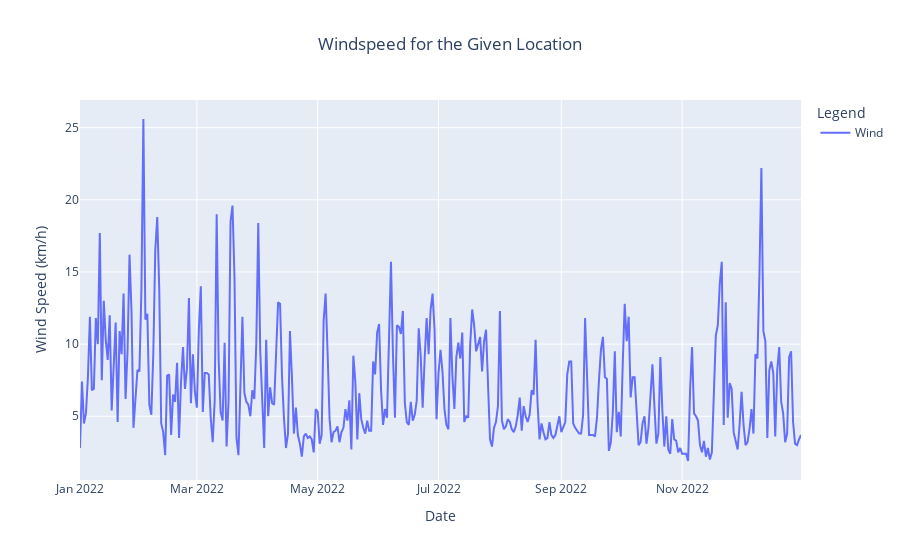

The code cell stored with this chart in its notebook:
### Code cell
fig = px.line(data.reset_index(), x='time', y=['wspd'],
                title=f'Windspeed for the Given Location',
                labels={'time': 'Date', 'wspd': 'Wind Speed'})

fig.data[0].name = 'Wind'

# Update the legend title
fig.update_layout(legend_title='Legend')

fig.update_yaxes(title_text='Wind Speed (km/h)')

# Center the plot title
fig.update_layout(title={'x': 0.5, 'xanchor': 'center'})

fig.show()

### Figure 1 — Plotly figure (JSON) as saved in the notebook; plotly's stock layout.template omitted (floating-point values rounded to 4 significant figures; data arrays with more than 128 entries replaced by an {"elided": "..."} marker saying what was removed)
{"data": [{"hovertemplate": "variable=wspd<br>Date=%{x}<br>value=%{y}<extra></extra>", "legendgroup": "wspd", "line": {"color": "#636efa", "dash": "solid"}, "marker": {"symbol": "circle"}, "mode": "lines", "name": "Wind", "orientation": "v", "showlegend": true, "type": "scatter", "x": {"elided": "365 str values"}, "xaxis": "x", "y": {"elided": "365 float values"}, "yaxis": "y"}], "layout": {"legend": {"title": {"text": "Legend"}, "tracegroupgap": 0}, "title": {"text": "Windspeed for the Given Location", "x": 0.5, "xanchor": "center"}, "xaxis": {"anchor": "y", "domain": [0, 1], "title": {"text": "Date"}}, "yaxis": {"anchor": "x", "domain": [0, 1], "title": {"text": "Wind Speed (km/h)"}}}}
